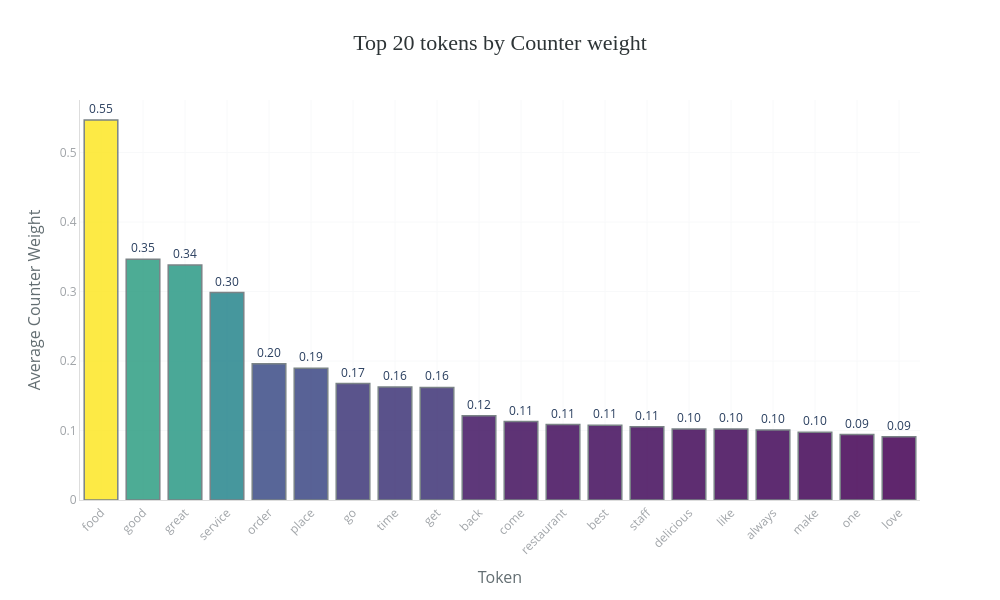

The cell this chart's notebook holds for it:
### Code cell
counter_means = counter_df.mean(axis=0).sort_values(ascending=False).head(20)
counter_top_df = pd.DataFrame({
    'token': counter_means.index,
    'counter_weight': counter_means.values
})
bar_chart(
    data=counter_top_df,
    x='token',
    y='counter_weight',
    title='Top 20 tokens by Counter weight',
    labels={'token': 'Token', 'counter_weight': 'Average Counter Weight'},
    top_n=20
)

### Figure 1 — Plotly figure (JSON) as saved in the notebook; plotly's stock layout.template omitted (floating-point values rounded to 4 significant figures)
{"data": [{"hovertemplate": "Token=%{x}<br>Average Counter Weight=%{marker.color}<br>text=%{text}<extra></extra>", "legendgroup": "", "marker": {"color": [0.5468, 0.3463, 0.338, 0.2984, 0.1962, 0.1896, 0.1676, 0.1626, 0.162, 0.1212, 0.1128, 0.1086, 0.1076, 0.1054, 0.1022, 0.1021, 0.1008, 0.09743, 0.09415, 0.09109], "coloraxis": "coloraxis", "line": {"color": "#636E72", "width": 1.5}, "opacity": 0.85, "pattern": {"shape": ""}}, "name": "", "orientation": "v", "showlegend": false, "text": ["0.55", "0.35", "0.34", "0.30", "0.20", "0.19", "0.17", "0.16", "0.16", "0.12", "0.11", "0.11", "0.11", "0.11", "0.10", "0.10", "0.10", "0.10", "0.09", "0.09"], "textposition": "outside", "texttemplate": "%{text}", "type": "bar", "x": ["food", "good", "great", "service", "order", "place", "go", "time", "get", "back", "come", "restaurant", "best", "staff", "delicious", "like", "always", "make", "one", "love"], "xaxis": "x", "y": [0.5468, 0.3463, 0.338, 0.2984, 0.1962, 0.1896, 0.1676, 0.1626, 0.162, 0.1212, 0.1128, 0.1086, 0.1076, 0.1054, 0.1022, 0.1021, 0.1008, 0.09743, 0.09415, 0.09109], "yaxis": "y"}], "layout": {"barmode": "relative", "coloraxis": {"colorbar": {"title": {"text": "Average Counter Weight"}}, "colorscale": [[0, "#440154"], [0.25, "#3b528b"], [0.5, "#21908d"], [0.75, "#5dc962"], [1, "#fde725"]], "showscale": false}, "height": 600, "legend": {"tracegroupgap": 0}, "margin": {"b": 100, "l": 80, "r": 80, "t": 100}, "paper_bgcolor": "white", "plot_bgcolor": "white", "showlegend": false, "title": {"font": {"color": "#2D3436", "family": "Arial Black", "size": 22}, "text": "Top 20 tokens by Counter weight", "x": 0.5, "xanchor": "center"}, "width": 1000, "xaxis": {"anchor": "y", "domain": [0, 1], "gridcolor": "#F8F9FA", "linecolor": "#DDD", "showgrid": true, "tickangle": -45, "tickfont": {"color": "#A0A4A8", "size": 12}, "title": {"font": {"color": "#636E72", "size": 16}, "text": "Token"}}, "yaxis": {"anchor": "x", "domain": [0, 1], "gridcolor": "#F8F9FA", "linecolor": "#DDD", "showgrid": true, "tickfont": {"color": "#A0A4A8", "size": 12}, "title": {"font": {"color": "#636E72", "size": 16}, "text": "Average Counter Weight"}}}}
